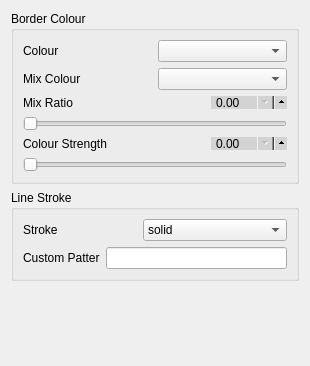
         <widget class="QWidget" name="page_4">
          <property name="geometry">
           <rect>
            <x>0</x>
            <y>0</y>
            <width>310</width>
            <height>366</height>
           </rect>
          </property>
          <attribute name="label">
           <string>Border</string>
          </attribute>
          <layout class="QVBoxLayout" name="verticalLayout_2">
           <item>
            <widget class="QGroupBox" name="groupBox_2">
             <property name="title">
              <string>Border Colour</string>
             </property>
             <layout class="QVBoxLayout" name="verticalLayout_16">
              <item>
               <layout class="QHBoxLayout" name="horizontalLayout_21">
                <item>
                 <widget class="QLabel" name="label_30">
                  <property name="text">
                   <string>Colour</string>
                  </property>
                 </widget>
                </item>
                <item>
                 <widget class="QComboBox" name="comboBox_7"/>
                </item>
               </layout>
              </item>
              <item>
               <layout class="QHBoxLayout" name="horizontalLayout_22">
                <item>
                 <widget class="QLabel" name="label_31">
                  <property name="text">
                   <string>Mix Colour</string>
                  </property>
                 </widget>
                </item>
                <item>
                 <widget class="QComboBox" name="comboBox_8"/>
                </item>
               </layout>
              </item>
              <item>
               <layout class="QVBoxLayout" name="verticalLayout_17">
                <item>
                 <layout class="QHBoxLayout" name="horizontalLayout_23">
                  <item>
                   <widget class="QLabel" name="label_32">
                    <property name="text">
                     <string>Mix Ratio</string>
                    </property>
                   </widget>
                  </item>
                  <item>
                   <widget class="QDoubleSpinBox" name="doubleSpinBox_6">
                    <property name="styleSheet">
                     <string notr="true">QDoubleSpinBox {
	max-height: 11px;
	min-height: 11px;
    min-width: 60px;
    max-width: 60px;
    padding-right: 10px;
    background-color: lightgray;
    padding-top: -2px;
    padding-bottom: -2px;
}

QDoubleSpinBox::up-button {
  subcontrol-origin: padding;
  subcontrol-position: right center;
  left: 7px;
  height: 18px;
  width: 18px;
}

QDoubleSpinBox::down-button {
  subcontrol-origin: content;
  subcontrol-position: right center;
  left: 0px;
  top: 0px;
  height: 18px;
  width: 18px;
}

</string>
                    </property>
                   </widget>
                  </item>
                 </layout>
                </item>
                <item>
                 <widget class="QSlider" name="horizontalSlider_6">
                  <property name="styleSheet">
                   <string notr="true"/>
                  </property>
                  <property name="orientation">
                   <enum>Qt::Horizontal</enum>
                  </property>
                 </widget>
                </item>
               </layout>
              </item>
              <item>
               <layout class="QVBoxLayout" name="verticalLayout_18">
                <item>
                 <layout class="QHBoxLayout" name="horizontalLayout_24">
                  <item>
                   <widget class="QLabel" name="label_33">
                    <property name="text">
                     <string>Colour Strength</string>
                    </property>
                   </widget>
                  </item>
                  <item>
                   <widget class="QDoubleSpinBox" name="doubleSpinBox_7">
                    <property name="styleSheet">
                     <string notr="true">QDoubleSpinBox {
	max-height: 11px;
	min-height: 11px;
    min-width: 60px;
    max-width: 60px;
    padding-right: 10px;
    background-color: lightgray;
    padding-top: -2px;
    padding-bottom: -2px;
}

QDoubleSpinBox::up-button {
  subcontrol-origin: padding;
  subcontrol-position: right center;
  left: 7px;
  height: 18px;
  width: 18px;
}

QDoubleSpinBox::down-button {
  subcontrol-origin: content;
  subcontrol-position: right center;
  left: 0px;
  top: 0px;
  height: 18px;
  width: 18px;
}

</string>
                    </property>
                   </widget>
                  </item>
                 </layout>
                </item>
                <item>
                 <widget class="QSlider" name="horizontalSlider_7">
                  <property name="styleSheet">
                   <string notr="true"/>
                  </property>
                  <property name="orientation">
                   <enum>Qt::Horizontal</enum>
                  </property>
                 </widget>
                </item>
               </layout>
              </item>
             </layout>
            </widget>
           </item>
           <item>
            <widget class="QGroupBox" name="groupBox_3">
             <property name="title">
              <string>Line Stroke</string>
             </property>
             <layout class="QVBoxLayout" name="verticalLayout_19">
              <item>
               <layout class="QHBoxLayout" name="horizontalLayout">
                <item>
                 <widget class="QLabel" name="label_34">
                  <property name="text">
                   <string>Stroke</string>
                  </property>
                 </widget>
                </item>
                <item>
                 <widget class="QComboBox" name="pt_cb_selector_line_stroke">
                  <property name="focusPolicy">
                   <enum>Qt::ClickFocus</enum>
                  </property>
                  <property name="toolTip">
                   <string>&lt;html&gt;&lt;head/&gt;&lt;body&gt;&lt;p&gt;Line stroke type for the border of the point marker.&lt;/p&gt;&lt;/body&gt;&lt;/html&gt;</string>
                  </property>
                  <item>
                   <property name="text">
                    <string>solid</string>
                   </property>
                  </item>
                  <item>
                   <property name="text">
                    <string>loosely dashed</string>
                   </property>
                  </item>
                  <item>
                   <property name="text">
                    <string>dashed</string>
                   </property>
                  </item>
                  <item>
                   <property name="text">
                    <string>densely dashed</string>
                   </property>
                  </item>
                  <item>
                   <property name="text">
                    <string>loosely dotted</string>
                   </property>
                  </item>
                  <item>
                   <property name="text">
                    <string>dotted</string>
                   </property>
                  </item>
                  <item>
                   <property name="text">
                    <string>densely dotted</string>
                   </property>
                  </item>
                  <item>
                   <property name="text">
                    <string>loosely dash dot</string>
                   </property>
                  </item>
                  <item>
                   <property name="text">
                    <string>dash dot</string>
                   </property>
                  </item>
                  <item>
                   <property name="text">
                    <string>densely dash dot</string>
                   </property>
                  </item>
                  <item>
                   <property name="text">
                    <string>loosely dash dot dot</string>
                   </property>
                  </item>
                  <item>
                   <property name="text">
                    <string>dash dot dot</string>
                   </property>
                  </item>
                  <item>
                   <property name="text">
                    <string>densely dash dot dot</string>
                   </property>
                  </item>
                  <item>
                   <property name="text">
                    <string>custom</string>
                   </property>
                  </item>
                 </widget>
                </item>
               </layout>
              </item>
              <item>
               <layout class="QHBoxLayout" name="horizontalLayout_25">
                <item>
                 <widget class="QLabel" name="label_35">
                  <property name="text">
                   <string>Custom Patter</string>
                  </property>
                 </widget>
                </item>
                <item>
                 <widget class="QLineEdit" name="lineEdit_4"/>
                </item>
               </layout>
              </item>
             </layout>
            </widget>
           </item>
           <item>
            <spacer name="verticalSpacer_3">
             <property name="orientation">
              <enum>Qt::Vertical</enum>
             </property>
             <property name="sizeHint" stdset="0">
              <size>
               <width>20</width>
               <height>40</height>
              </size>
             </property>
            </spacer>
           </item>
          </layout>
         </widget>
